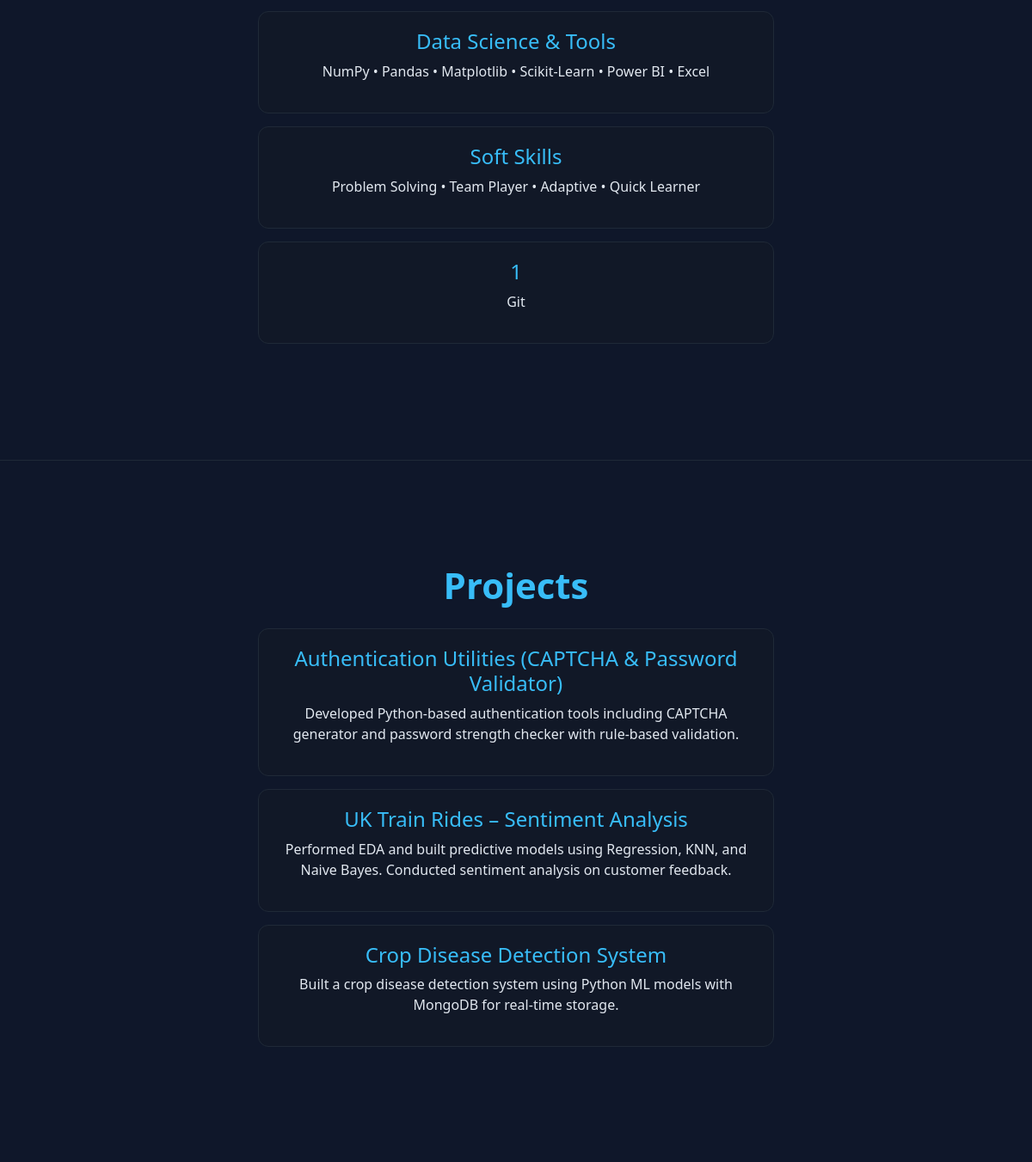
/home/ (middle part), run on an earlier commit of the app's database.
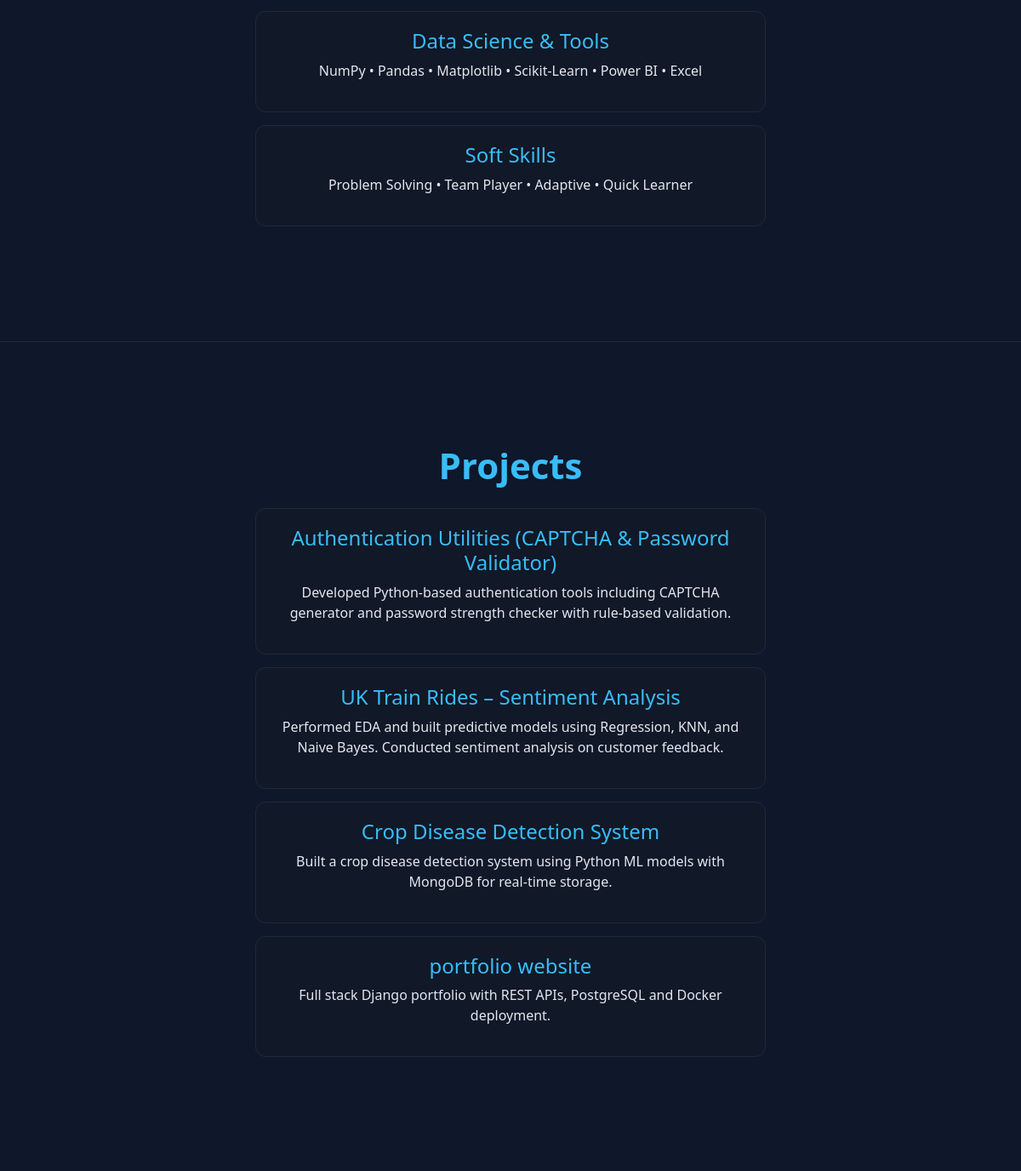
And on a later commit of the database.
### main/models.py (models this page shows, shortened)
class Skill(models.Model):
    user = models.ForeignKey(
        User,
        on_delete=models.CASCADE,
        related_name="skills"
    )
    category = models.CharField(max_length=100)  # ⭐ Soft Skills / Tools
    name = models.CharField(max_length=100)      # ⭐ actual skill
    proficiency = models.CharField(max_length=50, blank=True)

class Project(models.Model):
    title = models.CharField(max_length=200)
    slug = models.SlugField(unique=True, blank=True)
    description = models.TextField()
    tech_stack = models.CharField(max_length=200)
    github_link = models.URLField(blank=True)
    live_link = models.URLField(blank=True)
    created_date = models.DateTimeField(auto_now_add=True)

### main/views.py (the view)
# urls.py: path('home/', views.home, name='home'),
def home(request):
    skills = Skill.objects.all()
    projects = Project.objects.all()
    internships = Internship.objects.all()
    education = Education.objects.all()
    certifications = Certification.objects.all().order_by('-year')
    return render(request, "home.html", {
        "skills": skills,
        "projects": projects,
        "internships": internships,
        "education": education,
        "certifications": certifications,
    })

### main/templates/home.html (shortened to what this page needs)
<!DOCTYPE html>
{% load static %}
<html>
<head>
    <link href="https://cdn.jsdelivr.net/npm/bootstrap@5.3.2/dist/css/bootstrap.min.css" rel="stylesheet">
    <link rel="stylesheet"
 href="https://cdn.jsdelivr.net/npm/bootstrap-icons@1.11.3/font/bootstrap-icons.css">
</head>
<body>
{% load static %}
<section id="skills">
    <div class="container text-center">
        <div class="skills-box">
            <h4>Data Science & Tools</h4>
            <p>NumPy • Pandas • Matplotlib • Scikit-Learn • Power BI • Excel</p>
        </div>
        <div class="skills-box">
            <h4>Soft Skills</h4>
                <p>Problem Solving • Team Player • Adaptive • Quick Learner</p>
        </div>
        {% regroup skills by category as skill_groups %}
{% for group in skill_groups %}
<div class="skills-box">
    <h4>{{ group.grouper }}</h4>
    <p>
        {% for skill in group.list %}
            {{ skill.name|cut:"," }}{% if not forloop.last %} • {% endif %}
        {% endfor %}
    </p>
</div>
{% endfor %}
    </div>
</section>
<section id="projects">
    <div class="container text-center">
        <h2 class="section-title">Projects</h2>
        <div class="skills-box">
            <h4>Authentication Utilities (CAPTCHA & Password Validator)</h4>
            <p>
                Developed Python-based authentication tools including CAPTCHA generator
                and password strength checker with rule-based validation.
            </p>
        </div>
        <div class="skills-box">
            <h4>UK Train Rides – Sentiment Analysis</h4>
            <p>
                Performed EDA and built predictive models using Regression, KNN,
                and Naive Bayes. Conducted sentiment analysis on customer feedback.
            </p>
        </div>
        <div class="skills-box">
            <h4>Crop Disease Detection System</h4>
            <p>
                Built a crop disease detection system using Python ML models
                with MongoDB for real-time storage.
            </p>
        </div>
        {% for project in projects %}
        <div class="skills-box">
            <h4>{{ project.title }}</h4>
            <p>{{ project.description }}</p>
        </div>
        {% endfor %}
    </div>
</section>
</body>

What changed in the data, as far as the page shows it:
removed Skill: name "Git"
added Project: title "portfolio website", description "Full stack Django portfolio with REST APIs, PostgreSQL and Docker deployment."
Also different on the page:
list line gone: "1"
